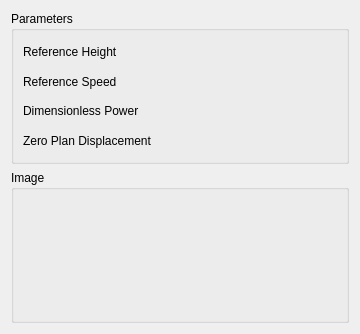
<?xml version="1.0" encoding="UTF-8"?>
<ui version="4.0">
 <class>WindLabGui::DlgPowerLowProfile</class>
 <widget class="QWidget" name="WindLabGui::DlgPowerLowProfile">
  <property name="geometry">
   <rect>
    <x>0</x>
    <y>0</y>
    <width>360</width>
    <height>334</height>
   </rect>
  </property>
  <property name="windowTitle">
   <string>Feature Parameters</string>
  </property>
  <property name="sizeGripEnabled" stdset="0">
   <bool>true</bool>
  </property>
  <layout class="QGridLayout" name="gridLayout">
   <item row="1" column="0">
    <widget class="QGroupBox" name="GroupBox5_5">
     <property name="title">
      <string>Image</string>
     </property>
     <layout class="QGridLayout" name="_6">
      <property name="leftMargin">
       <number>9</number>
      </property>
      <property name="topMargin">
       <number>9</number>
      </property>
      <property name="rightMargin">
       <number>9</number>
      </property>
      <property name="bottomMargin">
       <number>9</number>
      </property>
      <property name="spacing">
       <number>6</number>
      </property>
      <item row="1" column="0">
       <layout class="QHBoxLayout" name="horizontalLayout_9" stretch="0">
        <item>
         <widget class="QLabel" name="label_Image">
          <property name="text">
           <string/>
          </property>
         </widget>
        </item>
       </layout>
      </item>
     </layout>
    </widget>
   </item>
   <item row="0" column="0">
    <widget class="QGroupBox" name="GroupBox5_3">
     <property name="title">
      <string>Parameters</string>
     </property>
     <layout class="QGridLayout" name="_3">
      <property name="leftMargin">
       <number>9</number>
      </property>
      <property name="topMargin">
       <number>9</number>
      </property>
      <property name="rightMargin">
       <number>9</number>
      </property>
      <property name="bottomMargin">
       <number>9</number>
      </property>
      <property name="spacing">
       <number>6</number>
      </property>
      <item row="4" column="0">
       <layout class="QHBoxLayout" name="horizontalLayout_4" stretch="0,0">
        <item>
         <widget class="QLabel" name="label_4">
          <property name="text">
           <string>Zero Plan Displacement</string>
          </property>
         </widget>
        </item>
        <item>
         <widget class="Gui::QuantitySpinBox" name="doubleSpinBox_ZeroPlanDisplacement" native="true">
          <property name="keyboardTracking" stdset="0">
           <bool>false</bool>
          </property>
          
         </widget>
        </item>
       </layout>
      </item>
      <item row="2" column="0">
       <layout class="QHBoxLayout" name="horizontalLayout_3" stretch="0,0">
        <item>
         <widget class="QLabel" name="label_3">
          <property name="text">
           <string>Reference Speed</string>
          </property>
         </widget>
        </item>
        <item>
         <widget class="Gui::QuantitySpinBox" name="doubleSpinBox_ReferenceSpeed" native="true">
          <property name="keyboardTracking" stdset="0">
           <bool>false</bool>
          </property>
          
         </widget>
        </item>
       </layout>
      </item>
      <item row="1" column="0">
       <layout class="QHBoxLayout" name="horizontalLayout" stretch="0,0">
        <item>
         <widget class="QLabel" name="label">
          <property name="text">
           <string>Reference Height</string>
          </property>
         </widget>
        </item>
        <item>
         <widget class="Gui::QuantitySpinBox" name="doubleSpinBox_ReferenceHeight" native="true">
          <property name="keyboardTracking" stdset="0">
           <bool>false</bool>
          </property>
          
         </widget>
        </item>
       </layout>
      </item>
      <item row="3" column="0">
       <layout class="QHBoxLayout" name="horizontalLayout_7" stretch="0,0">
        <item>
         <widget class="QLabel" name="label_7">
          <property name="text">
           <string>Dimensionless Power</string>
          </property>
         </widget>
        </item>
        <item>
         <widget class="Gui::QuantitySpinBox" name="doubleSpinBox_DimensionlessPower" native="true">
          <property name="keyboardTracking" stdset="0">
           <bool>false</bool>
          </property>
          
         </widget>
        </item>
       </layout>
      </item>
     </layout>
    </widget>
   </item>
  </layout>
 </widget>
 <customwidgets>
  <customwidget>
   <class>Gui::QuantitySpinBox</class>
   <extends>QWidget</extends>
   <header>Gui/QuantitySpinBox.h</header>
  </customwidget>
 </customwidgets>
 <resources/>
 <connections/>
</ui>
